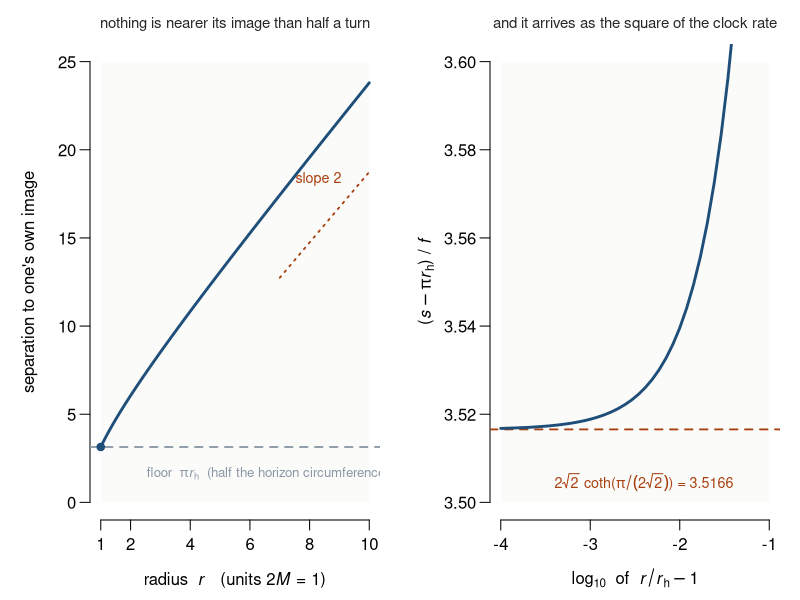
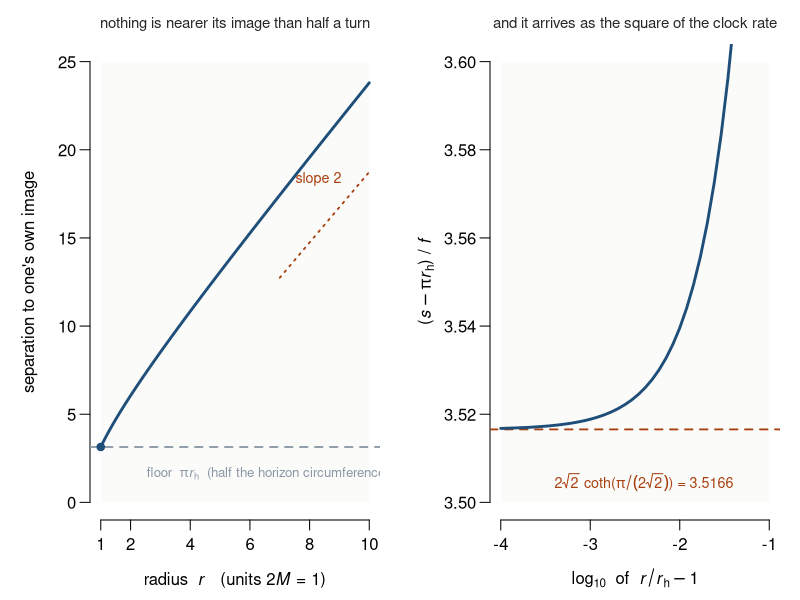

The R source for these figures, in order:
# How far a point is from its own fold image, and how it reaches its floor.
#
# Section 5.4's field, drawn. Left: the separation s(r) across the exterior, against the floor
# pi r_h that the angular half-turn costs. Right: the approach to that floor, which is the local
# clock rate squared, flattening onto the closed-form coefficient.
#
# The integrals are redone here in R rather than read from the Python that computes them for the
# text, so the figure is an independent check of its own numbers as well as a picture of them.
# On the t=0 slice the bridge is dl^2 + r(l)^2 dOmega^2 with dl = dr/sqrt(1 - rh/r); the
# substitution r = rh/(1-u^2) removes the endpoint singularity exactly, giving
# dl = 2 rh du/(1-u^2)^2. Clairaut conserves L = r sin(psi), so
#     ds = dl/sqrt(1 - L^2/r^2),  dtheta = L dl/(r^2 sqrt(1 - L^2/r^2)).

rh <- 1

# Near the throat the Clairaut factor sqrt(1 - L^2/r^2) collapses like sqrt(delta + u^2) with
# delta = 1 - L/rh, so the integrand has a boundary layer of width sqrt(delta). Substituting
# u = A sinh(v) with A = sqrt(delta) absorbs it exactly and leaves a bounded integrand: near
# v = 0 the ratio du/dv over the Clairaut factor tends to 1/sqrt(2).
halves <- function(r0, L) {
  A <- sqrt(max(1 - L / rh, 1e-14))
  u0 <- sqrt(1 - rh / r0)
  vmax <- asinh(u0 / A)
  parts <- function(v) {
    u <- A * sinh(v)
    r <- rh / (1 - u^2)
    w <- sqrt(pmax(1 - L^2 / r^2, 0))
    dl <- 2 * rh / (1 - u^2)^2
    dudv <- A * cosh(v)
    list(ang = L * dl * dudv / (r^2 * w), len = dl * dudv / w)
  }
  # Simpson on a smooth bounded integrand, so there is no adaptive routine to fail and the
  # accuracy is checked against the Python the text quotes rather than asserted.
  n <- 4000
  v <- seq(0, vmax, length.out = n + 1)
  wsimp <- c(1, rep(c(4, 2), length.out = n - 1), 1) * (vmax / n) / 3
  pv <- parts(v)
  ang <- sum(wsimp * pv$ang)
  len <- sum(wsimp * pv$len)
  c(ang, len)
}

separation <- function(r0) {
  if (r0 <= rh * (1 + 1e-12)) return(pi * rh)
  f <- function(L) 2 * halves(r0, L)[1] - pi
  L <- uniroot(f, c(1e-9, rh * (1 - 1e-9)), tol = 1e-12)$root
  2 * halves(r0, L)[2]
}

rs <- exp(seq(log(1.0005), log(10), length.out = 90))
ss <- vapply(rs, separation, numeric(1))

cat("=== separation to one's own fold image, units 2M = 1 ===\n\n")
for (r0 in c(2, 3, 5, 10))
  cat(sprintf("  s(%-4g) = %.4f\n", r0, separation(r0)))
cat(sprintf("  floor pi r_h = %.6f; smallest sampled s = %.6f\n", pi * rh, min(ss)))
stopifnot(abs(separation(2) - 6.0539) < 2e-3, abs(separation(3) - 8.5194) < 2e-3,
          abs(separation(10) - 23.7996) < 5e-3, min(ss) >= pi * rh - 1e-6)
cat("  matches the Python that the text quotes, to the tolerances above.\n")

C <- 2 * sqrt(2) / tanh(pi / (2 * sqrt(2)))
near <- exp(seq(log(1e-4), log(0.1), length.out = 40))
ratio <- vapply(near, function(e) (separation(rh * (1 + e)) - pi * rh) / (1 - rh / (rh * (1 + e))),
                numeric(1))
cat(sprintf("\n  closed form 2 sqrt2 coth(pi/(2 sqrt2)) = %.9f\n", C))
cat(sprintf("  ratio at eps = 1e-4 is %.9f, differing by %.2e\n", ratio[1], abs(ratio[1] - C)))
stopifnot(abs(ratio[1] - C) < 3e-4)

ink <- "grey15"; c1 <- "#1f4e79"; c2 <- "#a8400f"; grey <- "#8a97a4"

draw <- function() {
  par(mfrow = c(1, 2), mar = c(4.0, 4.5, 2.2, 1.0), mgp = c(2.6, 0.7, 0), xpd = FALSE)

  plot(NA, xlim = c(1, 10), ylim = c(0, 25), axes = FALSE,
       xlab = expression(paste("radius  ", italic(r), "   (units ", 2*italic(M), " = 1)")),
       ylab = "separation to one's own image")
  rect(1, 0, 10, 25, col = "#fbfbfa", border = NA)
  axis(1, at = c(1, 2, 4, 6, 8, 10)); axis(2, at = seq(0, 25, 5), las = 1)
  abline(h = pi * rh, col = grey, lty = 2, lwd = 1.8)
  text(6.6, pi * rh - 1.5, expression(paste("floor  ", pi, italic(r)[h],
       "  (half the horizon circumference)")), col = grey, cex = 0.80, adj = 0.5)
  lines(rs, ss, col = c1, lwd = 2.8)
  points(1, pi * rh, pch = 19, cex = 1.0, col = c1)
  segments(7, 2 * (7 - 1) + pi - 2.4, 10, 2 * (10 - 1) + pi - 2.4, col = c2, lty = 3, lwd = 1.8)
  text(8.3, 2 * (8.3 - 1) + pi + 0.6, expression(paste("slope ", 2)), col = c2, cex = 0.86)
  mtext("nothing is nearer its image than half a turn", side = 3, line = 0.6,
        cex = 0.90, col = ink)

  plot(NA, xlim = c(-4, -1), ylim = c(3.50, 3.60), axes = FALSE,
       xlab = expression(paste(log[10], "  of  ", italic(r) / italic(r)[h] - 1)),
       ylab = expression(paste("(", italic(s) - pi * italic(r)[h], ") / ", italic(f))))
  rect(-4, 3.50, -1, 3.60, col = "#fbfbfa", border = NA)
  axis(1, at = -4:-1); axis(2, at = seq(3.50, 3.60, 0.02), las = 1)
  abline(h = C, col = c2, lty = 2, lwd = 1.8)
  lines(log10(near), ratio, col = c1, lwd = 2.8)
  text(-2.4, C - 0.012, expression(paste(2 * sqrt(2), " coth(", pi / (2 * sqrt(2)), ") = 3.5166")),
       col = c2, cex = 0.86, adj = 0.5)
  mtext("and it arrives as the square of the clock rate", side = 3, line = 0.6,
        cex = 0.90, col = ink)
}

for (dev in c("pdf", "png")) {
  out <- sprintf("papers/2_over_the_horizon/fig_companion_fold_reach.%s", dev)
  if (dev == "pdf") pdf(out, width = 9.6, height = 4.3, pointsize = 12)
  else png(out, width = 9.6, height = 4.3, units = "in", res = 150, pointsize = 12)
  draw(); dev.off(); cat(sprintf("  wrote %s\n", out))
}
